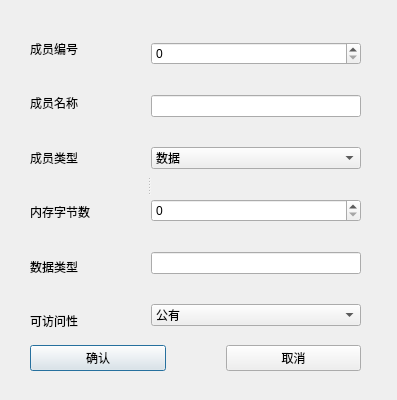
<?xml version="1.0" encoding="UTF-8"?>
<ui version="4.0">
 <class>newmemberdialog</class>
 <widget class="QDialog" name="newmemberdialog">
  <property name="geometry">
   <rect>
    <x>0</x>
    <y>0</y>
    <width>397</width>
    <height>400</height>
   </rect>
  </property>
  <property name="windowTitle">
   <string>Dialog</string>
  </property>
  <widget class="QWidget" name="">
   <property name="geometry">
    <rect>
     <x>30</x>
     <y>30</y>
     <width>331</width>
     <height>341</height>
    </rect>
   </property>
   <layout class="QGridLayout" name="gridLayout">
    <item row="0" column="0">
     <widget class="QSplitter" name="splitter">
      <property name="orientation">
       <enum>Qt::Horizontal</enum>
      </property>
      <widget class="QWidget" name="layoutWidget">
       <layout class="QVBoxLayout" name="Inputs">
        <property name="spacing">
         <number>18</number>
        </property>
        <item>
         <widget class="QLabel" name="label_2">
          <property name="text">
           <string>成员编号</string>
          </property>
         </widget>
        </item>
        <item>
         <widget class="QLabel" name="label_6">
          <property name="text">
           <string>成员名称</string>
          </property>
         </widget>
        </item>
        <item>
         <widget class="QLabel" name="label_3">
          <property name="text">
           <string>成员类型</string>
          </property>
         </widget>
        </item>
        <item>
         <widget class="QLabel" name="label_5">
          <property name="text">
           <string>内存字节数</string>
          </property>
         </widget>
        </item>
        <item>
         <widget class="QLabel" name="label_4">
          <property name="text">
           <string>数据类型</string>
          </property>
         </widget>
        </item>
        <item>
         <widget class="QLabel" name="label_7">
          <property name="text">
           <string>可访问性</string>
          </property>
         </widget>
        </item>
       </layout>
      </widget>
      <widget class="QWidget" name="layoutWidget_2">
       <layout class="QVBoxLayout" name="Texts">
        <property name="spacing">
         <number>18</number>
        </property>
        <item>
         <widget class="QSpinBox" name="lineNum">
          <property name="maximum">
           <number>2147483647</number>
          </property>
          <property name="value">
           <number>0</number>
          </property>
         </widget>
        </item>
        <item>
         <widget class="QLineEdit" name="lineName"/>
        </item>
        <item>
         <widget class="QComboBox" name="lineMem">
          <item>
           <property name="text">
            <string>数据</string>
           </property>
          </item>
          <item>
           <property name="text">
            <string>函数</string>
           </property>
          </item>
         </widget>
        </item>
        <item>
         <widget class="QSpinBox" name="lineSpace">
          <property name="enabled">
           <bool>true</bool>
          </property>
          <property name="readOnly">
           <bool>false</bool>
          </property>
          <property name="maximum">
           <number>2147483647</number>
          </property>
          <property name="value">
           <number>0</number>
          </property>
         </widget>
        </item>
        <item>
         <widget class="QLineEdit" name="lineData"/>
        </item>
        <item>
         <widget class="QComboBox" name="lineAcc">
          <property name="editable">
           <bool>false</bool>
          </property>
          <item>
           <property name="text">
            <string>公有</string>
           </property>
          </item>
          <item>
           <property name="text">
            <string>私有</string>
           </property>
          </item>
          <item>
           <property name="text">
            <string>保护</string>
           </property>
          </item>
         </widget>
        </item>
       </layout>
      </widget>
     </widget>
    </item>
    <item row="1" column="0">
     <layout class="QHBoxLayout" name="OkAndCancel">
      <property name="spacing">
       <number>60</number>
      </property>
      <item>
       <widget class="QPushButton" name="pushButton">
        <property name="text">
         <string>确认</string>
        </property>
       </widget>
      </item>
      <item>
       <widget class="QPushButton" name="pushButton_2">
        <property name="text">
         <string>取消</string>
        </property>
       </widget>
      </item>
     </layout>
    </item>
   </layout>
  </widget>
 </widget>
 <resources/>
 <connections/>
</ui>
